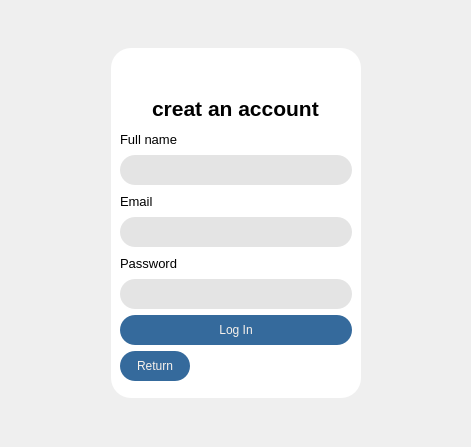
<?xml version="1.0" encoding="UTF-8"?>
<ui version="4.0">
 <class>MainWindow</class>
 <widget class="QMainWindow" name="MainWindow">
  <property name="geometry">
   <rect>
    <x>0</x>
    <y>0</y>
    <width>471</width>
    <height>447</height>
   </rect>
  </property>
  <property name="windowTitle">
   <string>MainWindow</string>
  </property>
  <widget class="QWidget" name="centralwidget">
   <layout class="QHBoxLayout" name="horizontalLayout">
    <item>
     <widget class="QWidget" name="widget_2" native="true">
      <layout class="QHBoxLayout" name="horizontalLayout_4">
       <item>
        <widget class="QWidget" name="widget_8" native="true">
         <property name="maximumSize">
          <size>
           <width>16777215</width>
           <height>50</height>
          </size>
         </property>
        </widget>
       </item>
       <item>
        <widget class="QWidget" name="widget_5" native="true">
         <property name="maximumSize">
          <size>
           <width>250</width>
           <height>350</height>
          </size>
         </property>
         <property name="styleSheet">
          <string notr="true">background-color: white;
border-radius:20px;</string>
         </property>
         <layout class="QVBoxLayout" name="verticalLayout_3">
          <item>
           <layout class="QHBoxLayout" name="horizontalLayout_3">
            <item>
             <spacer name="horizontalSpacer">
              <property name="orientation">
               <enum>Qt::Horizontal</enum>
              </property>
              <property name="sizeHint" stdset="0">
               <size>
                <width>40</width>
                <height>20</height>
               </size>
              </property>
             </spacer>
            </item>
            <item>
             <layout class="QVBoxLayout" name="verticalLayout_2">
              <item>
               <widget class="QLabel" name="label">
                <property name="maximumSize">
                 <size>
                  <width>30</width>
                  <height>30</height>
                 </size>
                </property>
                <property name="text">
                 <string/>
                </property>
                <property name="pixmap">
                 <pixmap>C:/Users/DO MANH HUNG/Downloads/google.png</pixmap>
                </property>
                <property name="scaledContents">
                 <bool>true</bool>
                </property>
               </widget>
              </item>
              <item>
               <widget class="QLabel" name="label_2">
                <property name="maximumSize">
                 <size>
                  <width>210</width>
                  <height>30</height>
                 </size>
                </property>
                <property name="font">
                 <font>
                  <pointsize>16</pointsize>
                  <weight>75</weight>
                  <bold>true</bold>
                 </font>
                </property>
                <property name="text">
                 <string>creat an account</string>
                </property>
               </widget>
              </item>
             </layout>
            </item>
            <item>
             <spacer name="horizontalSpacer_2">
              <property name="orientation">
               <enum>Qt::Horizontal</enum>
              </property>
              <property name="sizeHint" stdset="0">
               <size>
                <width>40</width>
                <height>20</height>
               </size>
              </property>
             </spacer>
            </item>
           </layout>
          </item>
          <item>
           <widget class="QLabel" name="label_6">
            <property name="maximumSize">
             <size>
              <width>16777215</width>
              <height>20</height>
             </size>
            </property>
            <property name="font">
             <font>
              <pointsize>10</pointsize>
             </font>
            </property>
            <property name="text">
             <string>Full name</string>
            </property>
           </widget>
          </item>
          <item>
           <widget class="QLineEdit" name="txtfullname">
            <property name="maximumSize">
             <size>
              <width>16777215</width>
              <height>30</height>
             </size>
            </property>
            <property name="styleSheet">
             <string notr="true">background-color: rgb(228, 228, 228);
border-radius:15px;
</string>
            </property>
           </widget>
          </item>
          <item>
           <widget class="QLabel" name="label_4">
            <property name="maximumSize">
             <size>
              <width>16777215</width>
              <height>20</height>
             </size>
            </property>
            <property name="font">
             <font>
              <pointsize>10</pointsize>
             </font>
            </property>
            <property name="text">
             <string>Email</string>
            </property>
           </widget>
          </item>
          <item>
           <widget class="QLineEdit" name="txtEmail_2">
            <property name="maximumSize">
             <size>
              <width>16777215</width>
              <height>30</height>
             </size>
            </property>
            <property name="styleSheet">
             <string notr="true">background-color: rgb(228, 228, 228);
border-radius:15px;

</string>
            </property>
           </widget>
          </item>
          <item>
           <widget class="QLabel" name="label_5">
            <property name="maximumSize">
             <size>
              <width>16777215</width>
              <height>20</height>
             </size>
            </property>
            <property name="font">
             <font>
              <pointsize>10</pointsize>
             </font>
            </property>
            <property name="text">
             <string>Password</string>
            </property>
           </widget>
          </item>
          <item>
           <widget class="QLineEdit" name="txtPassword_2">
            <property name="maximumSize">
             <size>
              <width>16777215</width>
              <height>30</height>
             </size>
            </property>
            <property name="styleSheet">
             <string notr="true">background-color: rgb(228, 228, 228);
border-radius:15px;

</string>
            </property>
            <property name="echoMode">
             <enum>QLineEdit::Password</enum>
            </property>
           </widget>
          </item>
          <item>
           <widget class="QPushButton" name="btnLogin">
            <property name="maximumSize">
             <size>
              <width>16777215</width>
              <height>30</height>
             </size>
            </property>
            <property name="styleSheet">
             <string notr="true">border-radius:15px;
font: 600 16pt &quot;Bahnschrift&quot;;
background-color:#356a9c;
color: #F8F2EC;
</string>
            </property>
            <property name="text">
             <string>Log In</string>
            </property>
           </widget>
          </item>
          <item>
           <widget class="QPushButton" name="btnReturn">
            <property name="minimumSize">
             <size>
              <width>70</width>
              <height>30</height>
             </size>
            </property>
            <property name="maximumSize">
             <size>
              <width>70</width>
              <height>30</height>
             </size>
            </property>
            <property name="cursor">
             <cursorShape>PointingHandCursor</cursorShape>
            </property>
            <property name="styleSheet">
             <string notr="true">border-radius:15px;
font: 600 16pt &quot;Bahnschrift&quot;;
background-color:#356a9c;
color: #F8F2EC;
</string>
            </property>
            <property name="text">
             <string>Return</string>
            </property>
           </widget>
          </item>
         </layout>
        </widget>
       </item>
       <item>
        <widget class="QWidget" name="widget_4" native="true">
         <property name="maximumSize">
          <size>
           <width>16777215</width>
           <height>50</height>
          </size>
         </property>
        </widget>
       </item>
      </layout>
     </widget>
    </item>
   </layout>
  </widget>
 </widget>
 <resources/>
 <connections/>
</ui>
